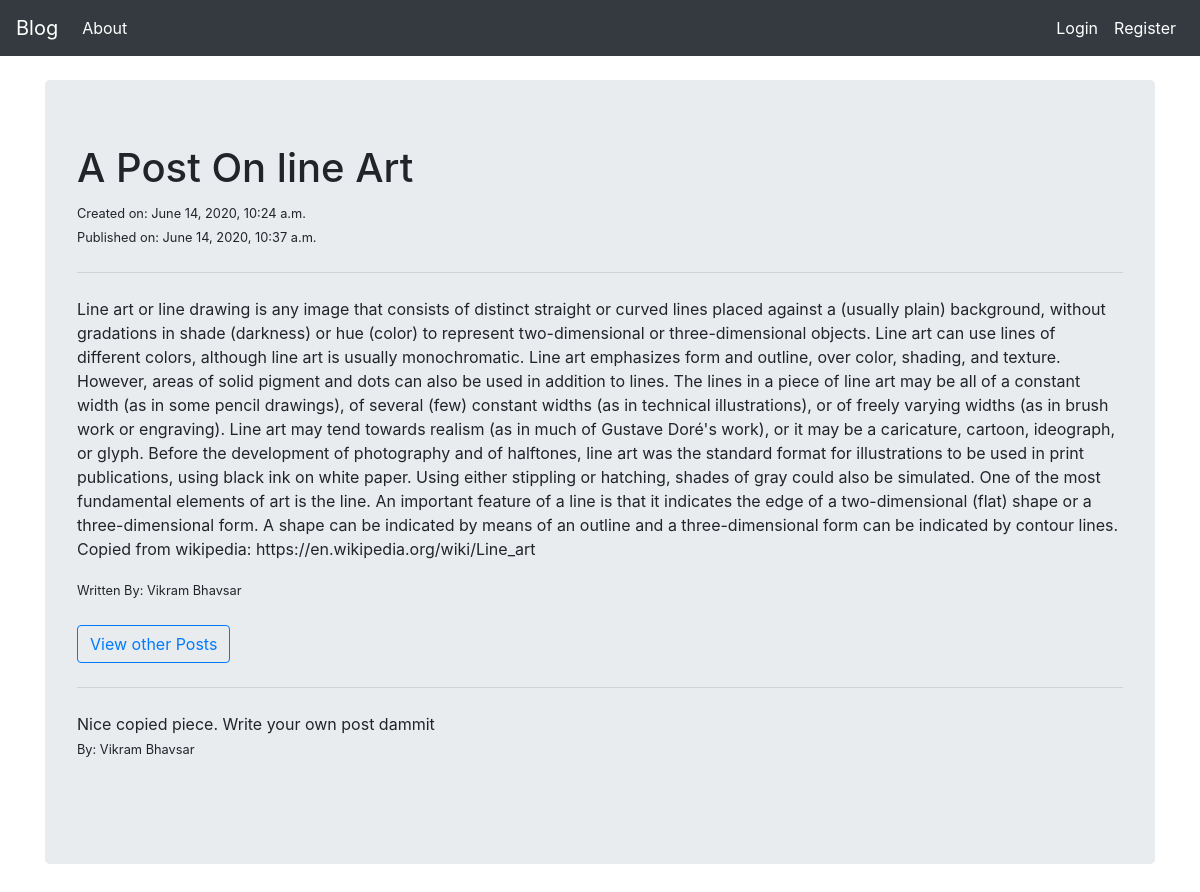
The page /post/13/ on the database its author committed.
### blog/models.py (models this page shows, shortened)
class Post(models.Model):
    author = models.ForeignKey(settings.AUTH_USER_MODEL,on_delete=models.CASCADE,related_name="posts")
    title = models.CharField(max_length=200)
    text = models.TextField()
    create_date = models.DateTimeField(default=timezone.now())
    publish_date = models.DateTimeField(blank=True,null=True)

class Comment(models.Model):
    post = models.ForeignKey(Post,on_delete=models.CASCADE,related_name="comments")
    author = models.ForeignKey(settings.AUTH_USER_MODEL,on_delete=models.CASCADE,related_name="user_comments")
    text = models.TextField()
    create_date = models.DateTimeField(default=timezone.now())
    approved_comment = models.BooleanField(default=False)

### blog/views.py (the view)
# urls.py: path("post/<int:pk>/",views.PostDetailView.as_view(),name="post_detail"),
class PostDetailView(DetailView):
    model = Post
    template_name = "blog/post_detail.html"
    def get_context_data(self, **kwargs):
        context = super().get_context_data(**kwargs)
        context["post"] = context["object"]
        return context

### blog/templates/blog/post_detail.html (shortened to what this page needs)
{% extends "blog/base.html" %}
{% block body_block %}
    <br>
    <div class="jumbotron">
        <h1>{{post.title}}</h1>
        <small>Created on: {{ post.create_date }} </small><br>
        {% if post.publish_date %}
            <small>Published on: {{ post.publish_date }} </small><br>
        {% else %}
            <small>Not Published yet.</small><br>
        {% endif %}
        <hr class="my-4">
        <p>{{ post.text}}</p>
        <small class="mr-auto">Written By: {{ post.author.first_name }} {{ post.author.last_name }}</small>
        <br><br>
        <a href="{% url "post_list" %}" class="btn btn-outline-primary">View other Posts</a>
        <hr class="my-4">
        {% for comment in post.comments.all %}
            <p>
                {{comment.text}}
                <br>
                <small >By: {{ comment.author.first_name}} {{ comment.author.last_name}}</small>
            </p>
            <br>
        {% endfor %}
    </div>
{% endblock %}

### rows shown on the page
Post: title "A Post On line Art", create_date "June 14, 2020, 10:24 a.m.", publish_date "June 14, 2020, 10:37 a.m.", text "Line art or line drawing is any image that consists of distinct straight or curved lines placed against a (usually plain) background, without gradations in shade (darkness) or hue (color) to represent two-dimensional or three-dimensional objects. Line art can use lines of different colors, although line art is usually monochromatic. Line art emphasizes form and outline, over color, shading, and texture. However, areas of solid pigment and dots can also be used in addition to lines. The lines in a piece of line art may be all of a constant width (as in some pencil drawings), of several (few) constant widths (as in technical illustrations), or of freely varying widths (as in brush work or…", author.first_name "Vikram", author.last_name "Bhavsar"
Comment: text "Nice copied piece. Write your own post dammit", author.first_name "Vikram", author.last_name "Bhavsar"
